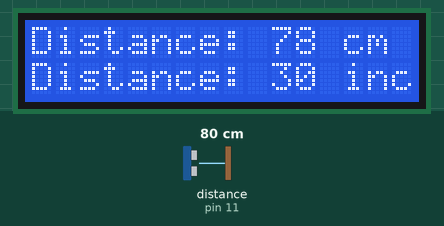
A sketch run on a simulated Arduino Uno, built with avr-gcc and run on an emulated ATmega328P. Shown: 16×2 character LCD. Wiring (inferred from the names in the program): ultrasonic range finder: trigger pin 12; echo pin 11. The test bench sets the inputs (shaded band); at power-on: distance to the obstacle (sensor on pin 11) 80 cm. The echo pulse lasts 58.3 µs per cm.

Above: at 1.26 s.
1.3 s: distance to the obstacle (sensor on pin 11) set to 2 cm
At 2.5 s:
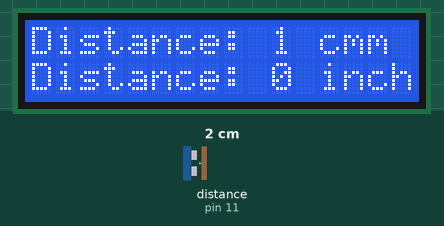
2.8 s: distance to the obstacle (sensor on pin 11) set to 18 cm
At 3.8 s:
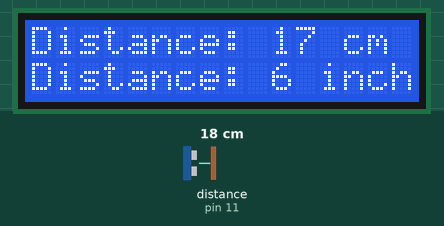
4.3 s: distance to the obstacle (sensor on pin 11) set to 4 cm
At 5.3 s:
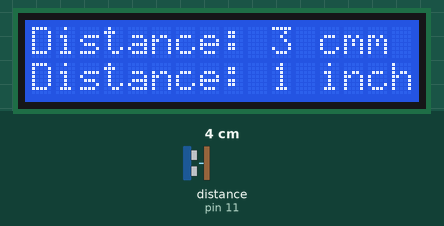
Timing chart, 0 to 7.3 s (numbered marks = the images above; inputs shaded):
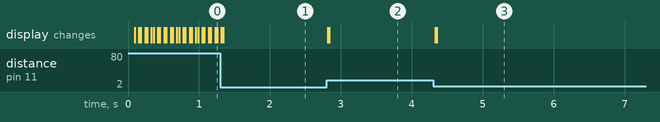

The sketch:

DistanceReader.ino
```cpp
#include <LiquidCrystal.h>

LiquidCrystal lcd(1, 2, 4, 5, 6, 7);
const int trigPin = 12;
const int echoPin = 11;

long duration;
int distanceCm, distanceInch;

void setup() {
  // put your setup code here, to run once:
  lcd.begin(16, 2);

  pinMode(trigPin, OUTPUT);
  pinMode(echoPin, INPUT);
}

void loop() {
  // put your main code here, to run repeatedly:
  digitalWrite(trigPin, LOW);
  delayMicroseconds(2);
  digitalWrite(trigPin, HIGH);
  delayMicroseconds(10);
  digitalWrite(trigPin, LOW);
  duration = pulseIn(echoPin, HIGH);
  distanceCm = duration * 0.034 / 2;
  distanceInch = duration * 0.0133 / 2;
  lcd.setCursor(0, 0); // Sets the location at which subsequent text written to the LCD will be displayed
  lcd.print("Distance: "); // Prints string "Distance" on the LCD
  lcd.print(distanceCm); // Prints the distance value from the sensor
  lcd.print(" cm");
  delay(10);
  lcd.setCursor(0, 1);
  lcd.print("Distance: ");
  lcd.print(distanceInch);
  lcd.print(" inch");
  delay(10);
}
```

Measured:
- after the input at 1.3 s, the display: first differs from a run without the input at once (image 1)
- after the input at 2.8 s, the display: first changes at once (image 2 shows a later state)
- after the input at 4.3 s, the display: first changes at once (image 3 shows a later state)
